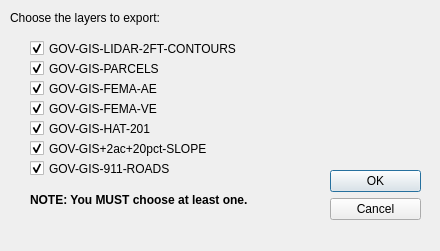
<?xml version="1.0" encoding="UTF-8"?>
<ui version="4.0">
 <class>brsgis_cadOutputs_form</class>
 <widget class="QDialog" name="brsgis_cadOutputs_form">
  <property name="geometry">
   <rect>
    <x>0</x>
    <y>0</y>
    <width>440</width>
    <height>251</height>
   </rect>
  </property>
  <property name="windowTitle">
   <string>CAD Exports</string>
  </property>
  <widget class="QDialogButtonBox" name="buttonBox">
   <property name="geometry">
    <rect>
     <x>330</x>
     <y>170</y>
     <width>91</width>
     <height>61</height>
    </rect>
   </property>
   <property name="orientation">
    <enum>Qt::Vertical</enum>
   </property>
   <property name="standardButtons">
    <set>QDialogButtonBox::Cancel|QDialogButtonBox::Ok</set>
   </property>
  </widget>
  <widget class="QLabel" name="label_9">
   <property name="geometry">
    <rect>
     <x>10</x>
     <y>10</y>
     <width>151</width>
     <height>16</height>
    </rect>
   </property>
   <property name="font">
    <font>
     <weight>50</weight>
     <bold>false</bold>
    </font>
   </property>
   <property name="text">
    <string>Choose the layers to export:</string>
   </property>
   <property name="scaledContents">
    <bool>true</bool>
   </property>
  </widget>
  <widget class="QCheckBox" name="cb_contours">
   <property name="geometry">
    <rect>
     <x>30</x>
     <y>40</y>
     <width>231</width>
     <height>17</height>
    </rect>
   </property>
   <property name="text">
    <string>GOV-GIS-LIDAR-2FT-CONTOURS</string>
   </property>
   <property name="checked">
    <bool>true</bool>
   </property>
  </widget>
  <widget class="QCheckBox" name="cb_ae">
   <property name="geometry">
    <rect>
     <x>30</x>
     <y>80</y>
     <width>321</width>
     <height>17</height>
    </rect>
   </property>
   <property name="text">
    <string>GOV-GIS-FEMA-AE</string>
   </property>
   <property name="checked">
    <bool>true</bool>
   </property>
  </widget>
  <widget class="QCheckBox" name="cb_ve">
   <property name="geometry">
    <rect>
     <x>30</x>
     <y>100</y>
     <width>321</width>
     <height>17</height>
    </rect>
   </property>
   <property name="text">
    <string>GOV-GIS-FEMA-VE</string>
   </property>
   <property name="checked">
    <bool>true</bool>
   </property>
  </widget>
  <widget class="QCheckBox" name="cb_hat2015">
   <property name="geometry">
    <rect>
     <x>30</x>
     <y>120</y>
     <width>121</width>
     <height>17</height>
    </rect>
   </property>
   <property name="text">
    <string>GOV-GIS-HAT-2015</string>
   </property>
   <property name="checked">
    <bool>true</bool>
   </property>
  </widget>
  <widget class="QCheckBox" name="cb_parcels">
   <property name="geometry">
    <rect>
     <x>30</x>
     <y>60</y>
     <width>161</width>
     <height>17</height>
    </rect>
   </property>
   <property name="text">
    <string>GOV-GIS-PARCELS</string>
   </property>
   <property name="checked">
    <bool>true</bool>
   </property>
  </widget>
  <widget class="QCheckBox" name="cb_slope">
   <property name="geometry">
    <rect>
     <x>30</x>
     <y>140</y>
     <width>201</width>
     <height>17</height>
    </rect>
   </property>
   <property name="text">
    <string>GOV-GIS+2ac+20pct-SLOPE</string>
   </property>
   <property name="checked">
    <bool>true</bool>
   </property>
  </widget>
  <widget class="QLabel" name="label_10">
   <property name="geometry">
    <rect>
     <x>30</x>
     <y>190</y>
     <width>221</width>
     <height>20</height>
    </rect>
   </property>
   <property name="font">
    <font>
     <weight>75</weight>
     <bold>true</bold>
    </font>
   </property>
   <property name="text">
    <string>NOTE: You MUST choose at least one.</string>
   </property>
   <property name="scaledContents">
    <bool>true</bool>
   </property>
  </widget>
  <widget class="QCheckBox" name="cb_rdss">
   <property name="geometry">
    <rect>
     <x>30</x>
     <y>160</y>
     <width>201</width>
     <height>17</height>
    </rect>
   </property>
   <property name="text">
    <string>GOV-GIS-911-ROADS</string>
   </property>
   <property name="checked">
    <bool>true</bool>
   </property>
  </widget>
 </widget>
 <tabstops>
  <tabstop>cb_contours</tabstop>
  <tabstop>cb_parcels</tabstop>
  <tabstop>cb_ae</tabstop>
  <tabstop>cb_ve</tabstop>
  <tabstop>cb_hat2015</tabstop>
  <tabstop>cb_slope</tabstop>
 </tabstops>
 <resources/>
 <connections>
  <connection>
   <sender>buttonBox</sender>
   <signal>accepted()</signal>
   <receiver>brsgis_cadOutputs_form</receiver>
   <slot>accept()</slot>
   <hints>
    <hint type="sourcelabel">
     <x>248</x>
     <y>254</y>
    </hint>
    <hint type="destinationlabel">
     <x>157</x>
     <y>274</y>
    </hint>
   </hints>
  </connection>
  <connection>
   <sender>buttonBox</sender>
   <signal>rejected()</signal>
   <receiver>brsgis_cadOutputs_form</receiver>
   <slot>reject()</slot>
   <hints>
    <hint type="sourcelabel">
     <x>316</x>
     <y>260</y>
    </hint>
    <hint type="destinationlabel">
     <x>286</x>
     <y>274</y>
    </hint>
   </hints>
  </connection>
 </connections>
</ui>
